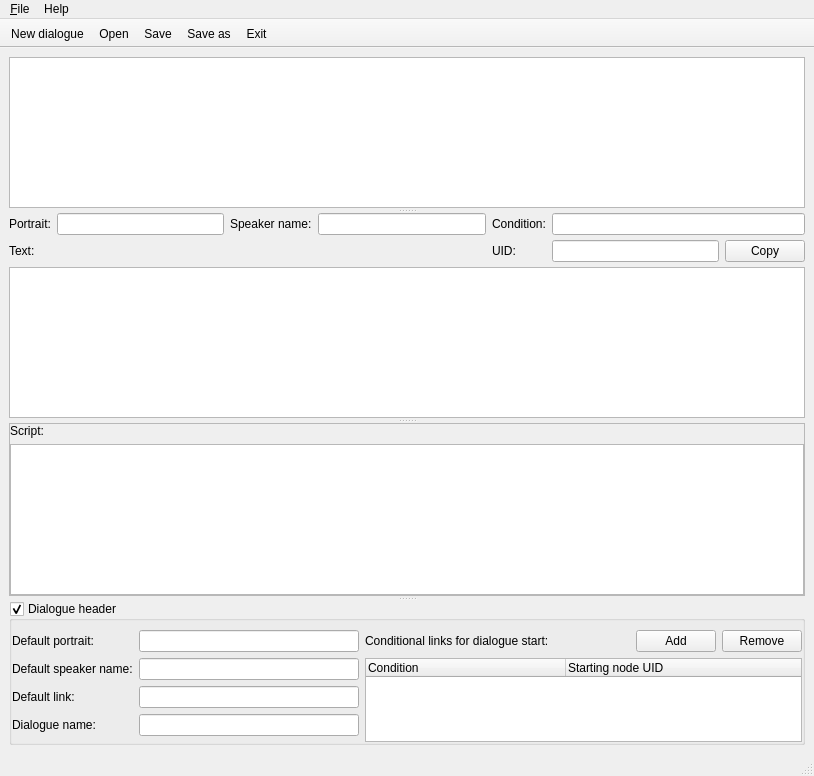
<?xml version="1.0" encoding="UTF-8"?>
<ui version="4.0">
 <class>MainWindow</class>
 <widget class="QMainWindow" name="MainWindow">
  <property name="geometry">
   <rect>
    <x>0</x>
    <y>0</y>
    <width>814</width>
    <height>776</height>
   </rect>
  </property>
  <property name="font">
   <font>
    <pointsize>9</pointsize>
   </font>
  </property>
  <property name="windowTitle">
   <string>Age of Decadence Dialogue Editor</string>
  </property>
  <widget class="QWidget" name="centralwidget">
   <layout class="QHBoxLayout" name="horizontalLayout">
    <item>
     <widget class="QSplitter" name="splitter">
      <property name="sizePolicy">
       <sizepolicy hsizetype="Preferred" vsizetype="Preferred">
        <horstretch>0</horstretch>
        <verstretch>0</verstretch>
       </sizepolicy>
      </property>
      <property name="orientation">
       <enum>Qt::Vertical</enum>
      </property>
      <property name="opaqueResize">
       <bool>true</bool>
      </property>
      <property name="handleWidth">
       <number>5</number>
      </property>
      <property name="childrenCollapsible">
       <bool>false</bool>
      </property>
      <widget class="QTreeWidget" name="tree">
       <property name="contextMenuPolicy">
        <enum>Qt::CustomContextMenu</enum>
       </property>
       <attribute name="headerVisible">
        <bool>false</bool>
       </attribute>
       <column>
        <property name="text">
         <string notr="true">1</string>
        </property>
       </column>
      </widget>
      <widget class="QWidget" name="gridLayoutWidget">
       <layout class="QGridLayout" name="gridLayout" rowstretch="0,0,0">
        <property name="horizontalSpacing">
         <number>6</number>
        </property>
        <property name="verticalSpacing">
         <number>5</number>
        </property>
        <item row="0" column="3">
         <widget class="QLineEdit" name="speakerName">
          <property name="text">
           <string/>
          </property>
         </widget>
        </item>
        <item row="0" column="1">
         <widget class="QLineEdit" name="portrait">
          <property name="inputMask">
           <string/>
          </property>
          <property name="text">
           <string/>
          </property>
          <property name="placeholderText">
           <string/>
          </property>
         </widget>
        </item>
        <item row="1" column="0" colspan="4">
         <widget class="QLabel" name="textLabel">
          <property name="text">
           <string>Text:</string>
          </property>
          <property name="buddy">
           <cstring>text</cstring>
          </property>
         </widget>
        </item>
        <item row="0" column="0">
         <widget class="QLabel" name="portraitLabel">
          <property name="sizePolicy">
           <sizepolicy hsizetype="Minimum" vsizetype="Preferred">
            <horstretch>0</horstretch>
            <verstretch>0</verstretch>
           </sizepolicy>
          </property>
          <property name="frameShape">
           <enum>QFrame::NoFrame</enum>
          </property>
          <property name="text">
           <string>Portrait:</string>
          </property>
          <property name="buddy">
           <cstring>portrait</cstring>
          </property>
         </widget>
        </item>
        <item row="1" column="5">
         <widget class="QLineEdit" name="UID">
          <property name="enabled">
           <bool>true</bool>
          </property>
          <property name="readOnly">
           <bool>true</bool>
          </property>
         </widget>
        </item>
        <item row="0" column="2">
         <widget class="QLabel" name="speakerNameLabel">
          <property name="text">
           <string>Speaker name:</string>
          </property>
          <property name="buddy">
           <cstring>speakerName</cstring>
          </property>
         </widget>
        </item>
        <item row="1" column="4">
         <widget class="QLabel" name="UIDLabel">
          <property name="text">
           <string>UID:</string>
          </property>
          <property name="buddy">
           <cstring>UID</cstring>
          </property>
         </widget>
        </item>
        <item row="0" column="4">
         <widget class="QLabel" name="conditionLabel">
          <property name="text">
           <string>Condition:</string>
          </property>
          <property name="buddy">
           <cstring>condition</cstring>
          </property>
         </widget>
        </item>
        <item row="1" column="6">
         <widget class="QPushButton" name="uidCopyButton">
          <property name="text">
           <string>Copy</string>
          </property>
         </widget>
        </item>
        <item row="0" column="5" colspan="2">
         <widget class="QLineEdit" name="condition">
          <property name="text">
           <string/>
          </property>
         </widget>
        </item>
        <item row="2" column="0" colspan="7">
         <widget class="QPlainTextEdit" name="text">
          <property name="baseSize">
           <size>
            <width>0</width>
            <height>200</height>
           </size>
          </property>
         </widget>
        </item>
       </layout>
      </widget>
      <widget class="QFrame" name="onLoadFrame">
       <property name="sizePolicy">
        <sizepolicy hsizetype="Expanding" vsizetype="Expanding">
         <horstretch>0</horstretch>
         <verstretch>0</verstretch>
        </sizepolicy>
       </property>
       <property name="frameShape">
        <enum>QFrame::StyledPanel</enum>
       </property>
       <property name="frameShadow">
        <enum>QFrame::Raised</enum>
       </property>
       <property name="lineWidth">
        <number>0</number>
       </property>
       <layout class="QGridLayout" name="gridLayout_3">
        <property name="leftMargin">
         <number>0</number>
        </property>
        <property name="topMargin">
         <number>0</number>
        </property>
        <property name="rightMargin">
         <number>0</number>
        </property>
        <property name="bottomMargin">
         <number>0</number>
        </property>
        <item row="0" column="0">
         <widget class="QLabel" name="scriptLabel">
          <property name="sizePolicy">
           <sizepolicy hsizetype="Preferred" vsizetype="Fixed">
            <horstretch>0</horstretch>
            <verstretch>0</verstretch>
           </sizepolicy>
          </property>
          <property name="text">
           <string>Script:</string>
          </property>
          <property name="buddy">
           <cstring>script</cstring>
          </property>
         </widget>
        </item>
        <item row="1" column="0">
         <widget class="QPlainTextEdit" name="script">
          <property name="sizePolicy">
           <sizepolicy hsizetype="Preferred" vsizetype="Preferred">
            <horstretch>0</horstretch>
            <verstretch>0</verstretch>
           </sizepolicy>
          </property>
          <property name="maximumSize">
           <size>
            <width>16777215</width>
            <height>16777215</height>
           </size>
          </property>
          <property name="baseSize">
           <size>
            <width>0</width>
            <height>100</height>
           </size>
          </property>
         </widget>
        </item>
       </layout>
      </widget>
      <widget class="QGroupBox" name="headerGroup">
       <property name="sizePolicy">
        <sizepolicy hsizetype="Preferred" vsizetype="Preferred">
         <horstretch>0</horstretch>
         <verstretch>1</verstretch>
        </sizepolicy>
       </property>
       <property name="baseSize">
        <size>
         <width>0</width>
         <height>1</height>
        </size>
       </property>
       <property name="title">
        <string>Dialogue header</string>
       </property>
       <property name="flat">
        <bool>true</bool>
       </property>
       <property name="checkable">
        <bool>true</bool>
       </property>
       <layout class="QHBoxLayout" name="horizontalLayout_2">
        <property name="sizeConstraint">
         <enum>QLayout::SetDefaultConstraint</enum>
        </property>
        <property name="leftMargin">
         <number>0</number>
        </property>
        <property name="topMargin">
         <number>9</number>
        </property>
        <property name="rightMargin">
         <number>0</number>
        </property>
        <property name="bottomMargin">
         <number>0</number>
        </property>
        <item>
         <widget class="QFrame" name="headerFrame">
          <property name="sizePolicy">
           <sizepolicy hsizetype="Preferred" vsizetype="Preferred">
            <horstretch>0</horstretch>
            <verstretch>1</verstretch>
           </sizepolicy>
          </property>
          <property name="frameShape">
           <enum>QFrame::NoFrame</enum>
          </property>
          <property name="frameShadow">
           <enum>QFrame::Plain</enum>
          </property>
          <property name="lineWidth">
           <number>0</number>
          </property>
          <layout class="QGridLayout" name="gridLayout_2" rowstretch="0,0,0,0,0,0" columnstretch="0,0,1,1,0,0,0">
           <property name="sizeConstraint">
            <enum>QLayout::SetDefaultConstraint</enum>
           </property>
           <property name="leftMargin">
            <number>0</number>
           </property>
           <property name="topMargin">
            <number>0</number>
           </property>
           <property name="rightMargin">
            <number>0</number>
           </property>
           <property name="bottomMargin">
            <number>0</number>
           </property>
           <item row="5" column="2">
            <spacer name="verticalSpacer">
             <property name="orientation">
              <enum>Qt::Vertical</enum>
             </property>
             <property name="sizeType">
              <enum>QSizePolicy::Expanding</enum>
             </property>
             <property name="sizeHint" stdset="0">
              <size>
               <width>0</width>
               <height>0</height>
              </size>
             </property>
            </spacer>
           </item>
           <item row="1" column="5">
            <widget class="QPushButton" name="addCondition">
             <property name="text">
              <string>Add</string>
             </property>
            </widget>
           </item>
           <item row="4" column="0">
            <widget class="QLabel" name="dialogueNameLabel">
             <property name="text">
              <string>Dialogue name:</string>
             </property>
             <property name="buddy">
              <cstring>dialogueName</cstring>
             </property>
            </widget>
           </item>
           <item row="1" column="2">
            <widget class="QLineEdit" name="defaultPortrait"/>
           </item>
           <item row="1" column="0">
            <widget class="QLabel" name="defaultPortraitLabel">
             <property name="text">
              <string>Default portrait:</string>
             </property>
             <property name="buddy">
              <cstring>defaultPortrait</cstring>
             </property>
            </widget>
           </item>
           <item row="2" column="0">
            <widget class="QLabel" name="defaultSpeakerNameLabel">
             <property name="text">
              <string>Default speaker name:</string>
             </property>
             <property name="buddy">
              <cstring>defaultSpeakerName</cstring>
             </property>
            </widget>
           </item>
           <item row="2" column="2">
            <widget class="QLineEdit" name="defaultSpeakerName"/>
           </item>
           <item row="3" column="0">
            <widget class="QLabel" name="defaultLinkLabel">
             <property name="text">
              <string>Default link:</string>
             </property>
             <property name="buddy">
              <cstring>defaultLink</cstring>
             </property>
            </widget>
           </item>
           <item row="3" column="2">
            <widget class="QLineEdit" name="defaultLink"/>
           </item>
           <item row="4" column="2">
            <widget class="QLineEdit" name="dialogueName"/>
           </item>
           <item row="1" column="6">
            <widget class="QPushButton" name="removeCondition">
             <property name="text">
              <string>Remove</string>
             </property>
            </widget>
           </item>
           <item row="1" column="3">
            <widget class="QLabel" name="defaultPortraitLabel_2">
             <property name="text">
              <string>Conditional links for dialogue start:</string>
             </property>
             <property name="buddy">
              <cstring>defaultPortrait</cstring>
             </property>
            </widget>
           </item>
           <item row="1" column="4">
            <spacer name="horizontalSpacer_2">
             <property name="orientation">
              <enum>Qt::Horizontal</enum>
             </property>
             <property name="sizeHint" stdset="0">
              <size>
               <width>40</width>
               <height>20</height>
              </size>
             </property>
            </spacer>
           </item>
           <item row="2" column="3" rowspan="4" colspan="4">
            <widget class="QTreeWidget" name="headerConditions">
             <property name="selectionBehavior">
              <enum>QAbstractItemView::SelectItems</enum>
             </property>
             <property name="indentation">
              <number>0</number>
             </property>
             <property name="rootIsDecorated">
              <bool>false</bool>
             </property>
             <property name="allColumnsShowFocus">
              <bool>true</bool>
             </property>
             <attribute name="headerDefaultSectionSize">
              <number>200</number>
             </attribute>
             <attribute name="headerStretchLastSection">
              <bool>true</bool>
             </attribute>
             <column>
              <property name="text">
               <string>Condition</string>
              </property>
             </column>
             <column>
              <property name="text">
               <string>Starting node UID</string>
              </property>
             </column>
            </widget>
           </item>
          </layout>
         </widget>
        </item>
       </layout>
      </widget>
     </widget>
    </item>
   </layout>
  </widget>
  <widget class="QMenuBar" name="menubar">
   <property name="geometry">
    <rect>
     <x>0</x>
     <y>0</y>
     <width>814</width>
     <height>21</height>
    </rect>
   </property>
   <widget class="QMenu" name="menu_File">
    <property name="title">
     <string>&amp;File</string>
    </property>
    <addaction name="actionNew"/>
    <addaction name="actionOpen"/>
    <addaction name="actionSave"/>
    <addaction name="actionSaveAs"/>
    <addaction name="actionExit"/>
   </widget>
   <widget class="QMenu" name="menuHelp">
    <property name="title">
     <string>Help</string>
    </property>
    <addaction name="actionAbout"/>
   </widget>
   <addaction name="menu_File"/>
   <addaction name="menuHelp"/>
  </widget>
  <widget class="QStatusBar" name="statusbar"/>
  <widget class="QToolBar" name="toolBar">
   <property name="windowTitle">
    <string>toolBar</string>
   </property>
   <property name="movable">
    <bool>false</bool>
   </property>
   <attribute name="toolBarArea">
    <enum>TopToolBarArea</enum>
   </attribute>
   <attribute name="toolBarBreak">
    <bool>false</bool>
   </attribute>
   <addaction name="actionNew"/>
   <addaction name="actionOpen"/>
   <addaction name="actionSave"/>
   <addaction name="actionSaveAs"/>
   <addaction name="actionExit"/>
  </widget>
  <action name="actionOpen">
   <property name="text">
    <string>&amp;Open...</string>
   </property>
  </action>
  <action name="actionExit">
   <property name="text">
    <string>&amp;Exit</string>
   </property>
  </action>
  <action name="actionAbout">
   <property name="text">
    <string>About</string>
   </property>
  </action>
  <action name="actionSave">
   <property name="text">
    <string>Save</string>
   </property>
   <property name="shortcut">
    <string>Ctrl+S</string>
   </property>
  </action>
  <action name="actionSelectNode">
   <property name="text">
    <string>Select node</string>
   </property>
  </action>
  <action name="actionSaveAs">
   <property name="text">
    <string>Save as...</string>
   </property>
  </action>
  <action name="actionNew">
   <property name="text">
    <string>New dialogue</string>
   </property>
  </action>
 </widget>
 <resources/>
 <connections>
  <connection>
   <sender>actionExit</sender>
   <signal>triggered()</signal>
   <receiver>MainWindow</receiver>
   <slot>close()</slot>
   <hints>
    <hint type="sourcelabel">
     <x>-1</x>
     <y>-1</y>
    </hint>
    <hint type="destinationlabel">
     <x>399</x>
     <y>299</y>
    </hint>
   </hints>
  </connection>
 </connections>
</ui>
